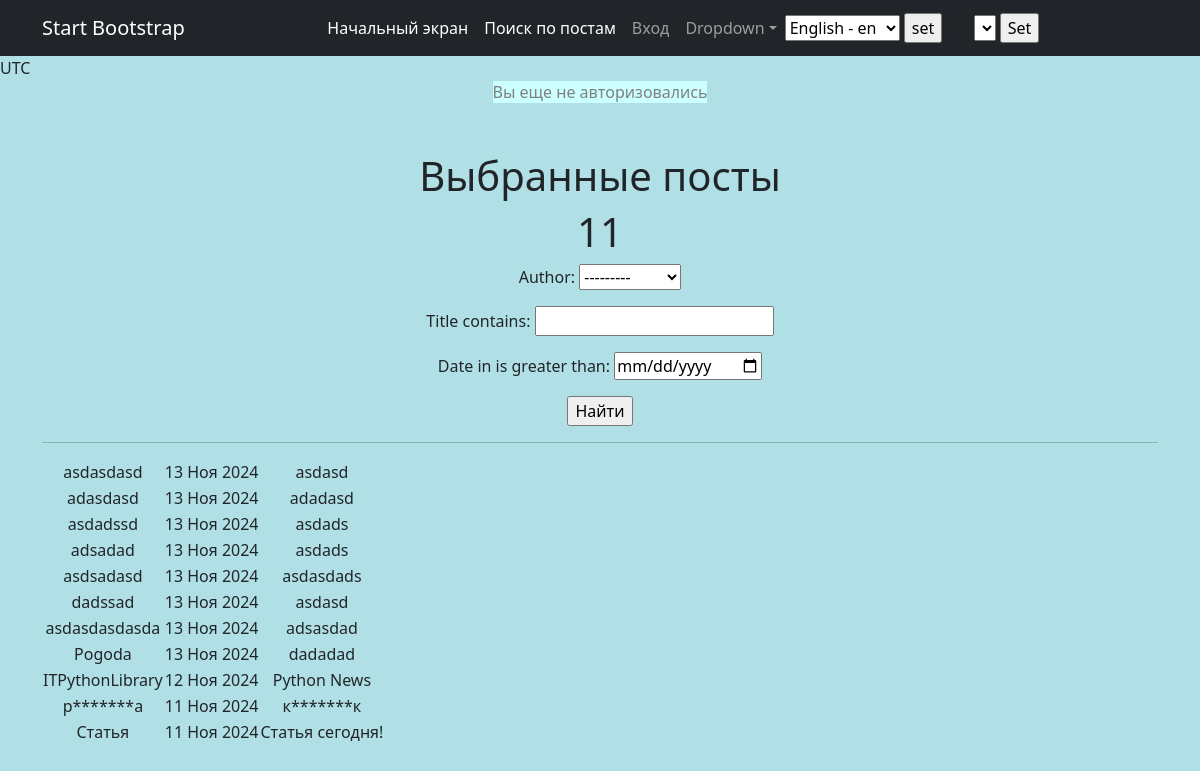
Page /posts/search/ on the earlier database version.
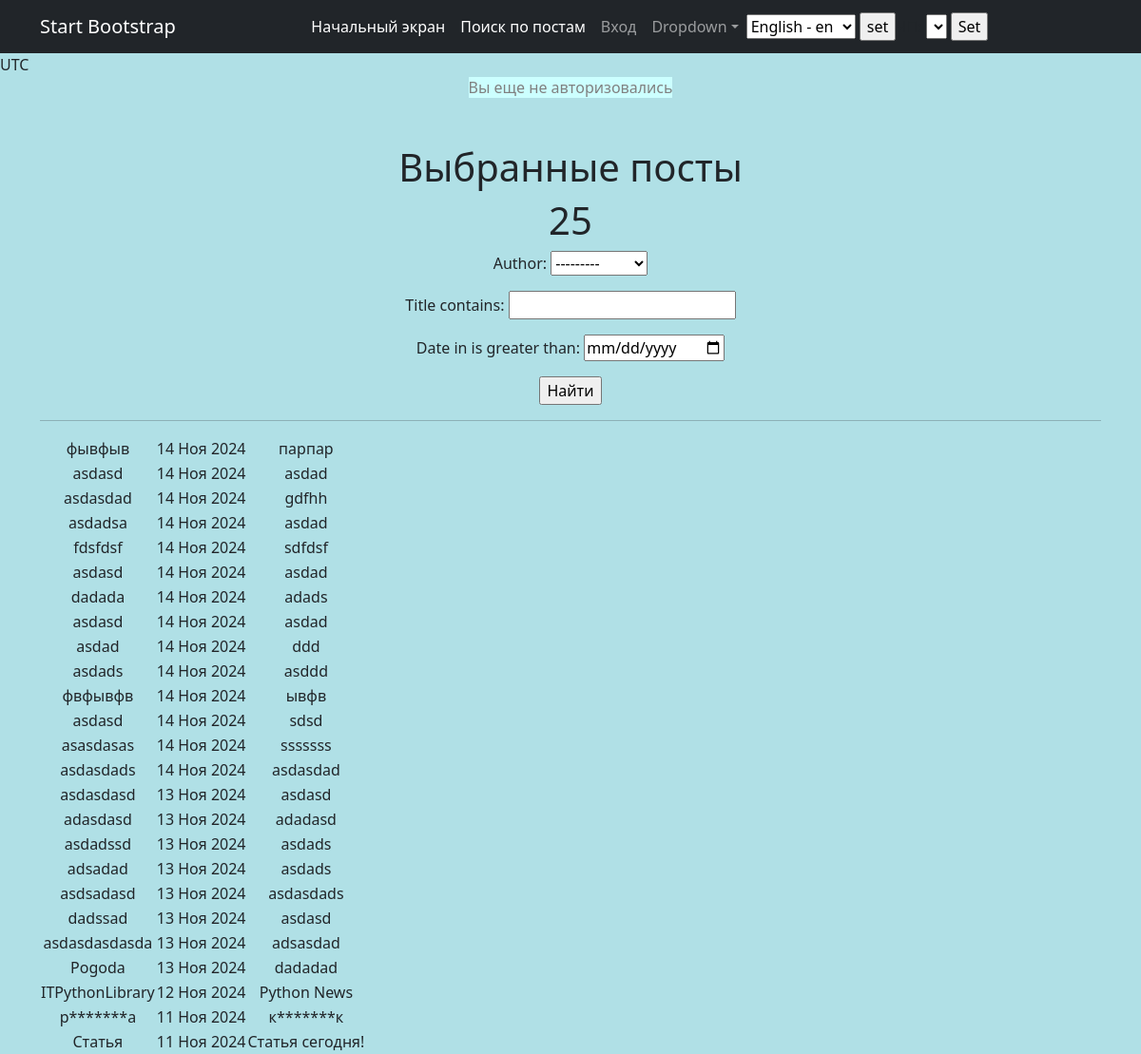
Same page on the later database version.
### News/models.py (models this page shows, shortened)
class Post(models.Model):
    news = "N"
    article = "A"
    POST_TYPES = [(news, "Новость"), (article, "Статья")]
    author = models.ForeignKey(Author, on_delete=models.CASCADE)
    post_type = models.CharField(max_length=1, choices=POST_TYPES, default=article)
    date_in = models.DateTimeField(auto_now_add=True)
    category = models.ManyToManyField(Category, through="PostCategory")
    title = models.CharField(max_length=255)
    text = models.CharField(max_length=3000)
    rating = models.IntegerField(default=0)

### News/views.py (the view)
# urls.py: path('search/', PostsSearch.as_view(), name= 'Posts_search'),
class PostsSearch(ListView):
    model = Post
    ordering = '-date_in'
    template_name = 'posts_search.html'
    context_object_name = 'posts'
    def get_queryset(self):
        queryset = super().get_queryset()
        self.filterset = PostFilter(self.request.GET, queryset)
        return self.filterset.qs
    def get_context_data(self, **kwargs):
        context = super().get_context_data(**kwargs)
        context['filterset'] = self.filterset
        return context

### News/models.py (called while the page is built)
    def __str__(self):
        return self.user.username

### News/templatetags/custom_filters.py (called while the page is built)
@register.filter(name='censor')
def censor(value):
    for word in BAN_WORDS:
        check = (value.lower()).find(word)
        while check != -1:
            len_ = len(word)
            value = value[:check]+word[0]+'*'*len_ + value[check+len_:]+word[-1]
            check = (value.lower()).find(word)
    return value

### templates/posts_search.html (shortened to what this page needs)
{% extends 'flatpages/default.html' %}
{% load custom_filters %}
{% load custom_tags %}
{% block content %}
    <h1>Выбранные посты</h1>
    <h1>{{ posts|length }}</h1>
    <form action="" method="get">
        {{ filterset.form.as_p }}
        <input type="submit" value="Найти" />
    </form>
    <hr>
    {% if posts %}
        <table>
            {% for post in posts %}
            <tr>
                <td>{{ post.title|censor }}</td>
                <td>{{ post.date_in|date:'d M Y' }}</td>
                <td>{{ post.text|truncatewords:20|censor}}</td>
            </tr>
            {% endfor %}
        </table>
    {% else %}
        <h2>Постов и новостей нет!</h2>
    {% endif %}
{% endblock content %}

### templates/flatpages/default.html (shortened to what this page needs)
<!DOCTYPE html>
<html lang="en">
    <head>
        {% load static %}
        {% load i18n %}
        {% load tz %}
        <link href="{% static 'css/styles.css' %}" rel="stylesheet" />
    </head>
    <body>
        <nav class="navbar navbar-expand-lg navbar-dark bg-dark">
            <div class="container">
                <a class="navbar-brand" href="#">Start Bootstrap</a>
                <div class="collapse navbar-collapse" id="navbarSupportedContent">
                    <ul class="navbar-nav ms-auto mb-2 mb-lg-0">
                        <li class="nav-item"><a class="nav-link active" aria-current="page" href="/posts/">Начальный экран</a></li>
                        <li class="nav-item"><a class="nav-link active" aria-current="page" href="{% url 'Posts_search' %}">Поиск по постам</a></li>
                        {% if not user.is_authenticated %}
                        <li class="nav-item"><a class="nav-link" href="/accounts/login/">Вход</a></li>
                        {% endif %}
                        <li class="nav-item dropdown">
                            <a class="nav-link dropdown-toggle" id="navbarDropdown" href="#" role="button" data-bs-toggle="dropdown" aria-expanded="false">Dropdown</a>
                        </li>
                    </ul>
                </div>
                <div class="collapse navbar-collapse" id="navbarSupportedContent">
                    <form action="{% url 'set_language' %}" method="POST"> {% csrf_token %}
                        <select name="language" id="">
                            {% get_available_languages as LANGUAGES %}
                            {% get_language_info_list for LANGUAGES as languages %}
                            {% for language in languages %}
                                <option value="{{ language.code }}" {% if language.code == LANGUAGE_CODE %} selected {% endif %}>
                                    {{ language.name_local }} - {{ language.code }}
                                </option>
                            {% endfor %}
                        </select>
                        <input type="submit" value="set">
                    </form>
                    {% load tz %}
                    {% get_current_timezone as TIME_ZONE %}
                    <form action="" method="POST">
                        <label for="timezone">ЧП:</label>
                        <select name="timezone">
                        </select>
                        <input type="submit" value="Set">
                    </form>
                </div>
            </div>
        </nav>
        {{ TIME_ZONE }}
        {% if not user.is_authenticated %}
            <p style="text-align: center;"><span style="color: #808080; background-color: #ccffff;">Вы еще не авторизовались </span></p>
        {% else %}
            <p style="text-align: center;"><span style="color: #808080; background-color: #ccffff;">Вы вошли как <span style="text-decoration: underline;">{{ user.username }}</span>&nbsp;</span></p>
        {% endif %}
        <div class="container">
            <div class="text-center mt-5">
                {% block content %}
                {% endblock content %}
            </div>
        </div>
    </body>
</html>

Differences in the rows shown:
added Post: title|censor "фывфыв", date_in "14 Ноя 2024", text|censor "парпар"
added Post: title|censor "asdasd", date_in "14 Ноя 2024", text|censor "asdad"
added Post: title|censor "asdasdad", date_in "14 Ноя 2024", text|censor "gdfhh"
added Post: title|censor "asdadsa", date_in "14 Ноя 2024", text|censor "asdad"
added Post: title|censor "fdsfdsf", date_in "14 Ноя 2024", text|censor "sdfdsf"
added Post: title|censor "asdasd", date_in "14 Ноя 2024", text|censor "asdad"
added Post: title|censor "dadada", date_in "14 Ноя 2024", text|censor "adads"
added Post: title|censor "asdasd", date_in "14 Ноя 2024", text|censor "asdad"
added Post: title|censor "asdad", date_in "14 Ноя 2024", text|censor "ddd"
added Post: title|censor "asdads", date_in "14 Ноя 2024", text|censor "asddd"
added Post: title|censor "фвфывфв", date_in "14 Ноя 2024", text|censor "ывфв"
added Post: title|censor "asdasd", date_in "14 Ноя 2024", text|censor "sdsd"
added Post: title|censor "asasdasas", date_in "14 Ноя 2024", text|censor "sssssss"
added Post: title|censor "asdasdads", date_in "14 Ноя 2024", text|censor "asdasdad"
Other differences:
{{ posts|length }}: "11" → "25"
